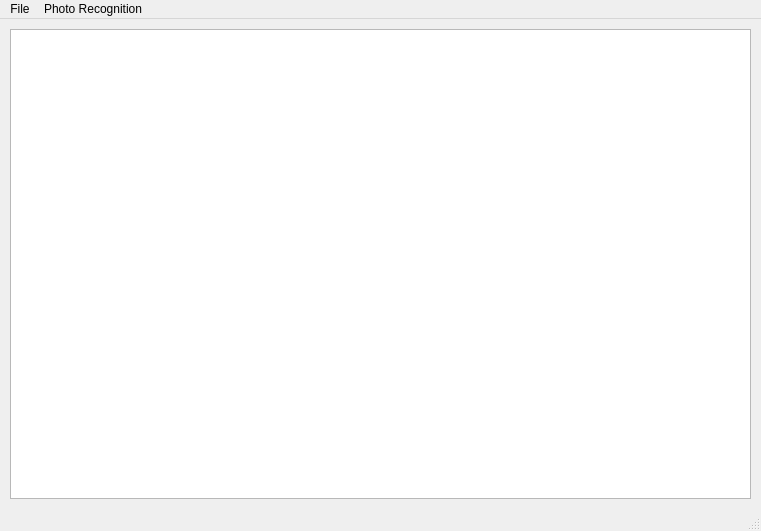
<?xml version="1.0" encoding="UTF-8"?>
<ui version="4.0">
 <class>client</class>
 <widget class="QMainWindow" name="client">
  <property name="geometry">
   <rect>
    <x>0</x>
    <y>0</y>
    <width>761</width>
    <height>531</height>
   </rect>
  </property>
  <property name="acceptDrops">
   <bool>true</bool>
  </property>
  <property name="windowTitle">
   <string>client</string>
  </property>
  <widget class="QWidget" name="centralwidget">
   <layout class="QHBoxLayout" name="horizontalLayout_2">
    <item>
     <layout class="QVBoxLayout" name="verticalLayout_2" stretch="0">
      <property name="spacing">
       <number>1</number>
      </property>
      <property name="sizeConstraint">
       <enum>QLayout::SetMinAndMaxSize</enum>
      </property>
      <property name="leftMargin">
       <number>1</number>
      </property>
      <property name="topMargin">
       <number>1</number>
      </property>
      <property name="rightMargin">
       <number>1</number>
      </property>
      <property name="bottomMargin">
       <number>1</number>
      </property>
      <item>
       <widget class="QGraphicsView" name="scene">
        <property name="sizePolicy">
         <sizepolicy hsizetype="Expanding" vsizetype="Expanding">
          <horstretch>0</horstretch>
          <verstretch>0</verstretch>
         </sizepolicy>
        </property>
        <property name="minimumSize">
         <size>
          <width>100</width>
          <height>100</height>
         </size>
        </property>
        <property name="acceptDrops">
         <bool>false</bool>
        </property>
        <property name="alignment">
         <set>Qt::AlignCenter</set>
        </property>
        <property name="resizeAnchor">
         <enum>QGraphicsView::AnchorViewCenter</enum>
        </property>
       </widget>
      </item>
     </layout>
    </item>
   </layout>
  </widget>
  <widget class="QMenuBar" name="menubar">
   <property name="geometry">
    <rect>
     <x>0</x>
     <y>0</y>
     <width>761</width>
     <height>22</height>
    </rect>
   </property>
   <widget class="QMenu" name="menuPhoto_Recognition">
    <property name="title">
     <string>Photo Recognition</string>
    </property>
    <addaction name="actionRecognize"/>
    <addaction name="actionTag"/>
   </widget>
   <widget class="QMenu" name="menuFile">
    <property name="title">
     <string>File</string>
    </property>
    <addaction name="actionOpen"/>
    <addaction name="actionReconnect"/>
    <addaction name="actionQuit"/>
   </widget>
   <addaction name="menuFile"/>
   <addaction name="menuPhoto_Recognition"/>
  </widget>
  <widget class="QStatusBar" name="statusbar"/>
  <action name="actionRecognize">
   <property name="text">
    <string>Recognize</string>
   </property>
  </action>
  <action name="actionTag">
   <property name="text">
    <string>Tag</string>
   </property>
  </action>
  <action name="actionQuit">
   <property name="text">
    <string>Quit</string>
   </property>
  </action>
  <action name="actionOpen">
   <property name="text">
    <string>Open</string>
   </property>
  </action>
  <action name="actionReconnect">
   <property name="text">
    <string>Reconnect</string>
   </property>
  </action>
 </widget>
 <resources/>
 <connections/>
</ui>
